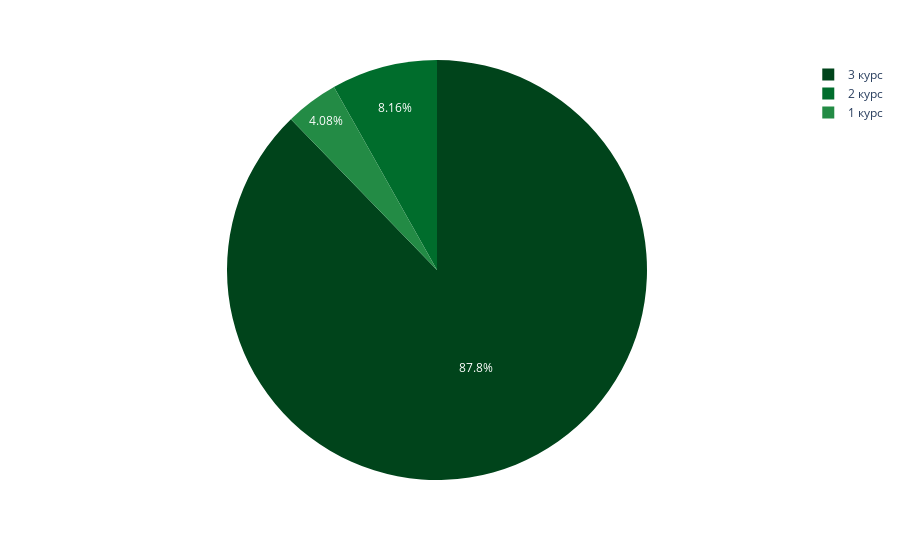

Here is the notebook cell this chart was saved with:
### Code cell
fig = px.pie(df.groupby('курс')['find'].count().reset_index(), values='find', names='курс', color_discrete_sequence=px.colors.sequential.Greens_r)
fig.update_traces(hovertemplate='%{label}')
fig.show()

### Figure 1 — Plotly figure (JSON) as saved in the notebook; plotly's stock layout.template omitted (floating-point values rounded to 4 significant figures)
{"data": [{"domain": {"x": [0, 1], "y": [0, 1]}, "hovertemplate": "%{label}", "labels": ["1 курс", "2 курс", "3 курс"], "legendgroup": "", "name": "", "showlegend": true, "type": "pie", "values": [2, 4, 43]}], "layout": {"autosize": true, "legend": {"tracegroupgap": 0}, "margin": {"t": 60}, "piecolorway": ["rgb(0,68,27)", "rgb(0,109,44)", "rgb(35,139,69)", "rgb(65,171,93)", "rgb(116,196,118)", "rgb(161,217,155)", "rgb(199,233,192)", "rgb(229,245,224)", "rgb(247,252,245)"]}}
